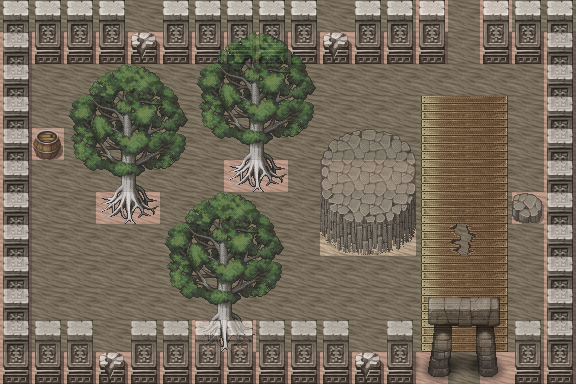

This is a level from a 2D game, rendered from its Tiled map with the project's own tilesets. A one-line summary and the map file follow, with tile-layer data summarised:
An orthogonal 18x12 tile map with 32x32 px tiles, 4 tile layers (Collision, Terrain, Static object back, Static object front), 2 tilesets and 3 objects (2x Warp, door01).

<map version="1.0" orientation="orthogonal" width="18" height="12" tilewidth="32" tileheight="32">
 <tileset firstgid="1" name="Collision" tilewidth="32" tileheight="32">
  <image source="CollisionTiles32.png" width="96" height="32" />
 </tileset>
 <tileset firstgid="4" name="Ciudad Enigma" tilewidth="32" tileheight="32">
  <image source="ciudad_enigma.png" width="256" height="1660" />
 </tileset>
 <layer name="Collision" width="18" height="12" opacity="0.76">
  <data>[216 cells, 71 non-empty, 1 distinct tile ids]</data>
 </layer>
 <layer name="Terrain" width="18" height="12" opacity="0.68">
  <data>[216 cells, 216 non-empty, 2 distinct tile ids]</data>
 </layer>
 <layer name="Static object back" width="18" height="12" opacity="0.84">
  <data>[216 cells, 110 non-empty, 22 distinct tile ids]</data>
 </layer>
 <layer name="Static object front" width="18" height="12" opacity="0.69">
  <data>[216 cells, 91 non-empty, 29 distinct tile ids]</data>
 </layer>
 <objectgroup color="#ffff00" name="Warp" width="18" height="12">
  <object name="Warp" x="450" y="364" width="28" height="8">
   <properties>
    <property name="Direction" value="1" />
    <property name="Lua script" value="empty" />
    <property name="x" value="300" />
    <property name="y" value="350" />
   </properties>
  </object>
  <object name="Warp" x="452" y="37" width="25" height="5">
   <properties>
    <property name="Direction" value="3" />
    <property name="Lua script" value="scripts/level02.lua" />
    <property name="x" value="170" />
    <property name="y" value="740" />
   </properties>
  </object>
 </objectgroup>
 <objectgroup name="Door" width="18" height="12">
  <object name="Door" type="door01" x="428" y="44" width="74" height="16">
   <properties>
    <property name="Frame height" value="64" />
    <property name="Frame number" value="4" />
    <property name="Frame width" value="96" />
    <property name="Name" value="door01" />
    <property name="State" value="closed" />
    <property name="Texture type" value="202" />
   </properties>
  </object>
 </objectgroup>
</map>